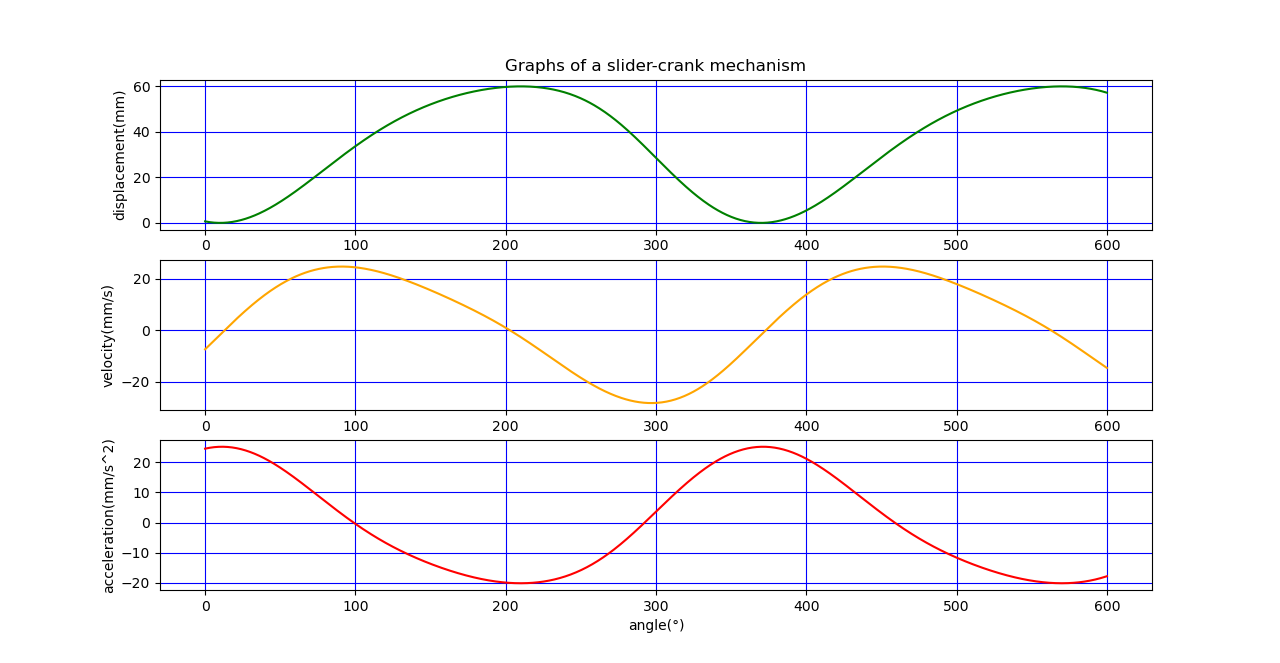

This figure's Python source:
import math
import numpy as np
import matplotlib.pyplot as plt
from numpy import sin, cos, pi
from scipy.optimize import fsolve
from scipy.misc import derivative

##求解曲柄长和连杆长
H = float(input("滑块行程H(mm): "))
e = float(input("偏心距e(mm): "))
A_deg = float(input("极位夹角theta(°): "))
A_rad = math.radians(A_deg) #极位夹角(rad)

def equations(vars, H, e, A_rad):
    b, c = vars
    eq1 = H * e - b * c * sin(A_rad)
    eq2 = H**2 - (b**2 + c**2 - 2 * b * c * cos(A_rad))
    return [eq1, eq2]

initial_guess = [1, 1]
b, c = fsolve(equations, initial_guess, args=(H, e, A_rad))

l=(b+c)/2 #连杆长
r=abs(b-c)/2 #曲柄长
alpha=math.degrees(pi/2-math.acos((e+r)/l)) #最大压力角

print(f"连杆长度为: {l:.2f}mm")
print(f"曲柄长度为: {r:.2f}mm")
print(f"最大压力角为: {alpha:.2f}°")

##绘制图表

rpm = float(input("曲柄转速(r/min):"))
omega = (2*pi*rpm)/60 #曲柄转速(rad/s)

#输入时间范围
t0 = float(input("机构运动秒数:"))
time = np.linspace(0,t0,1000)

def disp(t): #关于时间的滑块位移函数
    d1 = r*cos(omega*t)
    d2 = np.sqrt((l**2-(e-r*sin(omega*t))**2))
    d3=np.sqrt(((l+r)**2-e**2))
    return d3-d1-d2

def vel(t): #关于时间的滑块速度函数
    return -derivative(disp,t)

def acc(t): #关于时间的滑块加速度函数
    return -derivative(vel,t)

x = np.array([disp(ti) for ti in time])
v = np.array([vel(ti) for ti in time])
a = np.array([acc(ti) for ti in time])
theta = omega*time*180/pi #曲柄角度(°)

#绘制曲线图
plt.figure(figsize=(5,15)) #新建画布

plt.subplot(3,1,1)
plt.plot(theta,x,color="green")
plt.title("Graphs of a slider-crank mechanism")
plt.ylabel("displacement(mm)")
plt.grid(color="blue")

plt.subplot(3,1,2)
plt.plot(theta,v,color="orange")
plt.ylabel("velocity(mm/s)")
plt.grid(color="blue")

plt.subplot(3,1,3)
plt.plot(theta,a,color="red")
plt.xlabel("angle(°)")
plt.ylabel("acceleration(mm/s^2)")
plt.grid(color="blue")

plt.show() #显示图表
